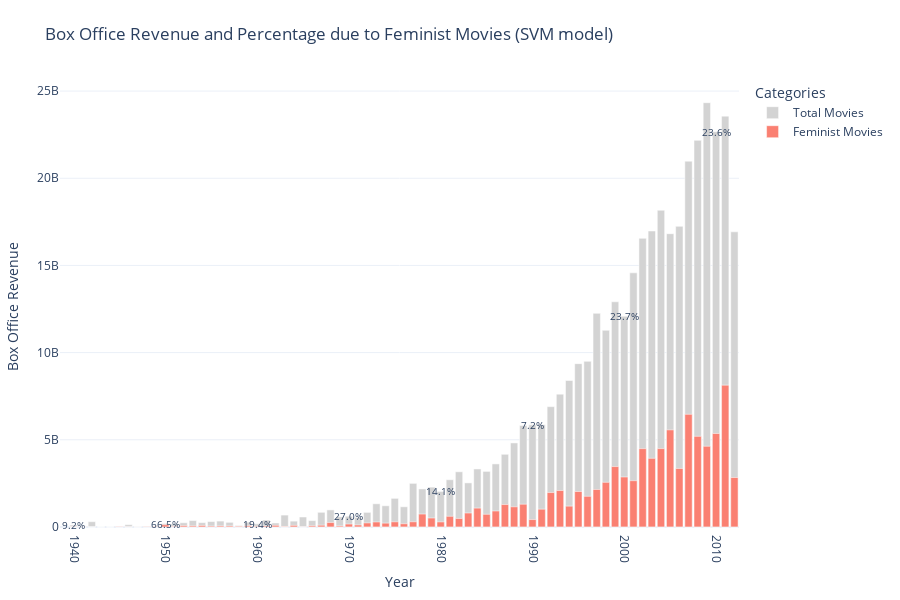

Source (notebook cell):
### Code cell
import plotly.graph_objects as go

fig = go.Figure()

fig.add_trace(go.Bar(
    x=svm_revenue_year.index, 
    y=svm_revenue_year['box_office_total'], 
    name='Total Movies',
    marker_color='lightgray'
))

fig.add_trace(go.Bar(
    x=svm_revenue_year.index, 
    y=svm_revenue_year['box_office_fem'], 
    name='Feminist Movies',
    marker_color='salmon'
))

for year, row in svm_revenue_year.iterrows():
    if int(year) % 10 == 0: 
        fig.add_annotation(
            x=year,
            y=row['box_office_total'],
            text=f"{row['ratio']:.1f}%",
            showarrow=False,
            font=dict(size=10),
            align="center"
        )

fig.update_layout(
    title='Box Office Revenue and Percentage due to Feminist Movies (SVM model)',
    xaxis_title='Year',
    yaxis_title='Box Office Revenue',
    barmode='overlay',
    legend_title='Categories',
    template='plotly_white',
    xaxis=dict(tickangle=90),
    margin=dict(l=40, r=40, t=80, b=40),
    height=600
)

fig.write_html("box_office_revenue_svm.html")

fig.show()
